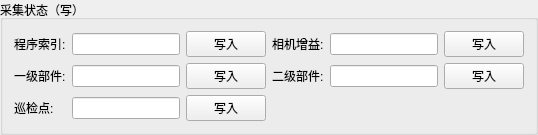
              <widget class="QGroupBox" name="groupBox_Collect_Status_2">
               <property name="title">
                <string>采集状态（写）</string>
               </property>
               <layout class="QGridLayout" name="gridLayout_102">
                <item row="0" column="3">
                 <widget class="QLabel" name="label_120_Gain_2">
                  <property name="sizePolicy">
                   <sizepolicy hsizetype="Maximum" vsizetype="Preferred">
                    <horstretch>0</horstretch>
                    <verstretch>0</verstretch>
                   </sizepolicy>
                  </property>
                  <property name="text">
                   <string>相机增益:</string>
                  </property>
                 </widget>
                </item>
                <item row="2" column="1">
                 <widget class="QLineEdit" name="w_Pre_Scan_120_Point">
                  <property name="sizePolicy">
                   <sizepolicy hsizetype="Expanding" vsizetype="Fixed">
                    <horstretch>0</horstretch>
                    <verstretch>0</verstretch>
                   </sizepolicy>
                  </property>
                 </widget>
                </item>
                <item row="1" column="2">
                 <widget class="QPushButton" name="set_Pre_Scan_120_Part1">
                  <property name="sizePolicy">
                   <sizepolicy hsizetype="Maximum" vsizetype="Fixed">
                    <horstretch>0</horstretch>
                    <verstretch>0</verstretch>
                   </sizepolicy>
                  </property>
                  <property name="text">
                   <string>写入</string>
                  </property>
                 </widget>
                </item>
                <item row="2" column="2">
                 <widget class="QPushButton" name="set_Pre_Scan_120_Point">
                  <property name="sizePolicy">
                   <sizepolicy hsizetype="Maximum" vsizetype="Fixed">
                    <horstretch>0</horstretch>
                    <verstretch>0</verstretch>
                   </sizepolicy>
                  </property>
                  <property name="text">
                   <string>写入</string>
                  </property>
                 </widget>
                </item>
                <item row="1" column="1">
                 <widget class="QLineEdit" name="w_Pre_Scan_120_Part1">
                  <property name="sizePolicy">
                   <sizepolicy hsizetype="Expanding" vsizetype="Fixed">
                    <horstretch>0</horstretch>
                    <verstretch>0</verstretch>
                   </sizepolicy>
                  </property>
                 </widget>
                </item>
                <item row="1" column="3">
                 <widget class="QLabel" name="label_120_Part2_2">
                  <property name="sizePolicy">
                   <sizepolicy hsizetype="Maximum" vsizetype="Preferred">
                    <horstretch>0</horstretch>
                    <verstretch>0</verstretch>
                   </sizepolicy>
                  </property>
                  <property name="text">
                   <string>二级部件:</string>
                  </property>
                 </widget>
                </item>
                <item row="0" column="1">
                 <widget class="QLineEdit" name="w_Pre_Scan_120_currentWheelset">
                  <property name="sizePolicy">
                   <sizepolicy hsizetype="Expanding" vsizetype="Fixed">
                    <horstretch>0</horstretch>
                    <verstretch>0</verstretch>
                   </sizepolicy>
                  </property>
                 </widget>
                </item>
                <item row="1" column="4">
                 <widget class="QLineEdit" name="w_Pre_Scan_120_Part2">
                  <property name="sizePolicy">
                   <sizepolicy hsizetype="Expanding" vsizetype="Fixed">
                    <horstretch>0</horstretch>
                    <verstretch>0</verstretch>
                   </sizepolicy>
                  </property>
                 </widget>
                </item>
                <item row="2" column="0">
                 <widget class="QLabel" name="label_120_Point_2">
                  <property name="sizePolicy">
                   <sizepolicy hsizetype="Maximum" vsizetype="Preferred">
                    <horstretch>0</horstretch>
                    <verstretch>0</verstretch>
                   </sizepolicy>
                  </property>
                  <property name="text">
                   <string>巡检点:</string>
                  </property>
                 </widget>
                </item>
                <item row="0" column="4">
                 <widget class="QLineEdit" name="w_Pre_Scan_120_Gain">
                  <property name="sizePolicy">
                   <sizepolicy hsizetype="Expanding" vsizetype="Fixed">
                    <horstretch>0</horstretch>
                    <verstretch>0</verstretch>
                   </sizepolicy>
                  </property>
                 </widget>
                </item>
                <item row="0" column="5">
                 <widget class="QPushButton" name="set_Pre_Scan_120_Gain">
                  <property name="sizePolicy">
                   <sizepolicy hsizetype="Maximum" vsizetype="Fixed">
                    <horstretch>0</horstretch>
                    <verstretch>0</verstretch>
                   </sizepolicy>
                  </property>
                  <property name="text">
                   <string>写入</string>
                  </property>
                 </widget>
                </item>
                <item row="0" column="0">
                 <widget class="QLabel" name="label_120_Prog_2">
                  <property name="sizePolicy">
                   <sizepolicy hsizetype="Maximum" vsizetype="Preferred">
                    <horstretch>0</horstretch>
                    <verstretch>0</verstretch>
                   </sizepolicy>
                  </property>
                  <property name="text">
                   <string>程序索引:</string>
                  </property>
                 </widget>
                </item>
                <item row="0" column="2">
                 <widget class="QPushButton" name="set_Pre_Scan_120_currentWheelset">
                  <property name="sizePolicy">
                   <sizepolicy hsizetype="Maximum" vsizetype="Fixed">
                    <horstretch>0</horstretch>
                    <verstretch>0</verstretch>
                   </sizepolicy>
                  </property>
                  <property name="text">
                   <string>写入</string>
                  </property>
                 </widget>
                </item>
                <item row="1" column="5">
                 <widget class="QPushButton" name="set_Pre_Scan_120_Part2">
                  <property name="sizePolicy">
                   <sizepolicy hsizetype="Maximum" vsizetype="Fixed">
                    <horstretch>0</horstretch>
                    <verstretch>0</verstretch>
                   </sizepolicy>
                  </property>
                  <property name="text">
                   <string>写入</string>
                  </property>
                 </widget>
                </item>
                <item row="1" column="0">
                 <widget class="QLabel" name="label_120_Part1_2">
                  <property name="sizePolicy">
                   <sizepolicy hsizetype="Maximum" vsizetype="Preferred">
                    <horstretch>0</horstretch>
                    <verstretch>0</verstretch>
                   </sizepolicy>
                  </property>
                  <property name="text">
                   <string>一级部件:</string>
                  </property>
                 </widget>
                </item>
               </layout>
              </widget>
